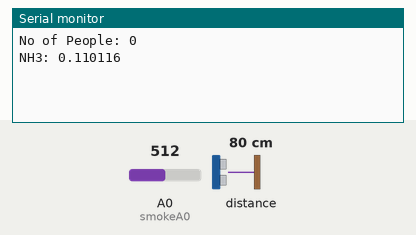
A sketch run on a simulated ESP8266 (NodeMCU). Shown: the last lines printed to the serial monitor. Wiring (inferred from the names in the program): ultrasonic range finder: trigger GPIO 2; echo GPIO 0. The test bench sets the inputs (shaded band); at power-on: A0 (smokeA0) = 512, distance to the obstacle 80 cm. The echo pulse lasts 58.3 µs per cm; WiFi joins after 1.5 s; servers stay silent unless stated.

Above: at 2.1 s.
2.2 s: A0 (smokeA0) set to 1023
At 2.8 s:
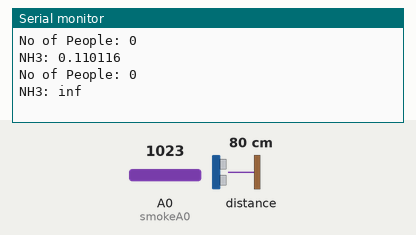
5.1 s: distance to the obstacle set to 2 cm
At 5.1 s:
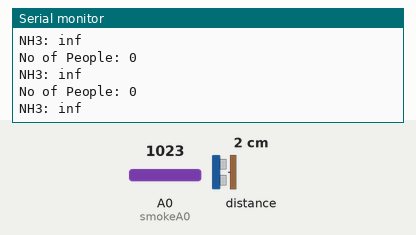
6.9 s: A0 (smokeA0) set to 900
At 8.7 s:
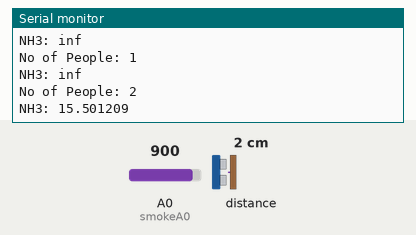
Timing chart, 0 to 10.2 s (numbered marks = the images above; inputs shaded):
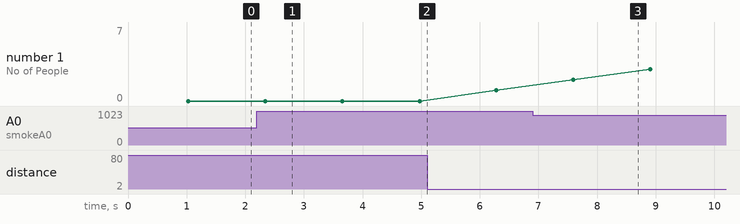

The sketch:

dir_thingspeak.ino
```cpp
#include <ESP8266WiFi.h>;
#include <WiFiClient.h>;
#include <ThingSpeak.h>;

const char* ssid = "sid"; //Your Network SSID
const char* password = "1223334444"; //Your Network Password

//LED
//int ledPin = 13; // GPIO13---D7 of NodeMCU--red
                            //G--Orange

// US Sensor
const int trigPin=2; //D4
const int echoPin=0; //D3
int counter = 0;
int currentState = 0;
int previousState = 0;
float resistance;
float NH3;
//int k=1;

// To convert read resistance into ohms
#define RLOAD 10.0
// R0 for AIR
#define r0Air 1
// R0 for CO **measured with 24hrs of exposure**
#define r0CO 69.65
// R0 for CO2 **realized 24 hrs of exposure**
#define r0CO2 553.232
// R0 for Ammonium **measured with 24hrs of exposure**
#define r0NH4 164.8282
// R0 for Acetone **measured with 24hrs of exposure**
#define scaleFactorCO 662.9382
#define exponentCO 4.0241
// Parameters Equation for CO2
#define scaleFactorCO2 116.6020682
#define exponentCO2 2.769034857
// Parameters Equation for NH4
#define scaleFactorNH4 102.694
#define exponentNH4 2.48818
#define ppm 1000000.0

WiFiClient client;
unsigned long myChannelNumber = 704326; //Your Channel Number (Without Brackets)
const char * myWriteAPIKey = "MDQGZ1VRMSVCV4VJ"; //Your Write API Key

int smokeA0 = A0;

void setup(){
  Serial.begin(9600);
  delay(10);

  //LED
  //pinMode(ledPin, OUTPUT);
  //digitalWrite(ledPin, LOW);

// Connect to WiFi network
  WiFi.begin(ssid, password);
  ThingSpeak.begin(client);
  pinMode(smokeA0, INPUT);
  pinMode(trigPin, OUTPUT);
  pinMode(echoPin, INPUT);
}

float getResistence(){
   int val = analogRead(smokeA0);
   return ((1023. * RLOAD * 5.)/((float)val * 5.)) - RLOAD;
}

/*float getCOPPM(float res){
    return scaleFactorCO * pow((res/r0CO), -exponentCO);
  }
float getCO2PPM(float res){
  return scaleFactorCO2 * pow((res/r0CO2), -exponentCO2);
}*/
float getNH4PPM(float res){
  return scaleFactorNH4 * pow((res/r0NH4), -exponentNH4);
}


void loop() {

 long duration, distance;
 digitalWrite(trigPin, LOW);
 delayMicroseconds(2);
 digitalWrite(trigPin, HIGH);
 delayMicroseconds(10);
 digitalWrite(trigPin, LOW);
 duration = pulseIn(echoPin, HIGH);
   delay(1000);
 distance = duration/58.2;
 if (distance <= 20){ //cm
  currentState = 1;
 }else {
    currentState = 0;
  }
 delay(10);

 if(currentState != previousState){
  if(currentState == 1){
    counter = counter + 1;
    /*resistance=getResistence();
    NH3=getNH4PPM(resistance);
     Serial.printf("No of People: %d\nNH3: %f",counter,NH3);
    Serial.printf("\n");*/
    }
  }

    resistance=getResistence();
    NH3=(float)getNH4PPM(resistance)/ppm;

     Serial.printf("No of People: %d\nNH3: %f",counter,NH3);
    Serial.printf("\n");
    /*Serial.print("CO(in PPM): ");
     Serial.println(CO);
     Serial.print("CO2(in PPM): ");
     Serial.println(CO2);
     Serial.print("NH3(in PPM): ");
     Serial.println(NH3);*/

    /*    if(counter>3 && k<=1){
      digitalWrite(ledPin, HIGH);
       delay(5000);
       digitalWrite(ledPin, LOW);
       k++;
    } */

ThingSpeak.setField( 1, NH3);
ThingSpeak.setField( 2, counter);
ThingSpeak.writeFields(myChannelNumber,myWriteAPIKey);

  //delay(2000);
}
```

Measured:
- after the input at 2.2 s, the serial monitor: prints a new line after 0.14 s (image 1)
- after the input at 6.9 s, the serial monitor: prints a new line after 0.70 s (image 3)
- plotted number 1: 0 → 1 after the input at 5.1 s
